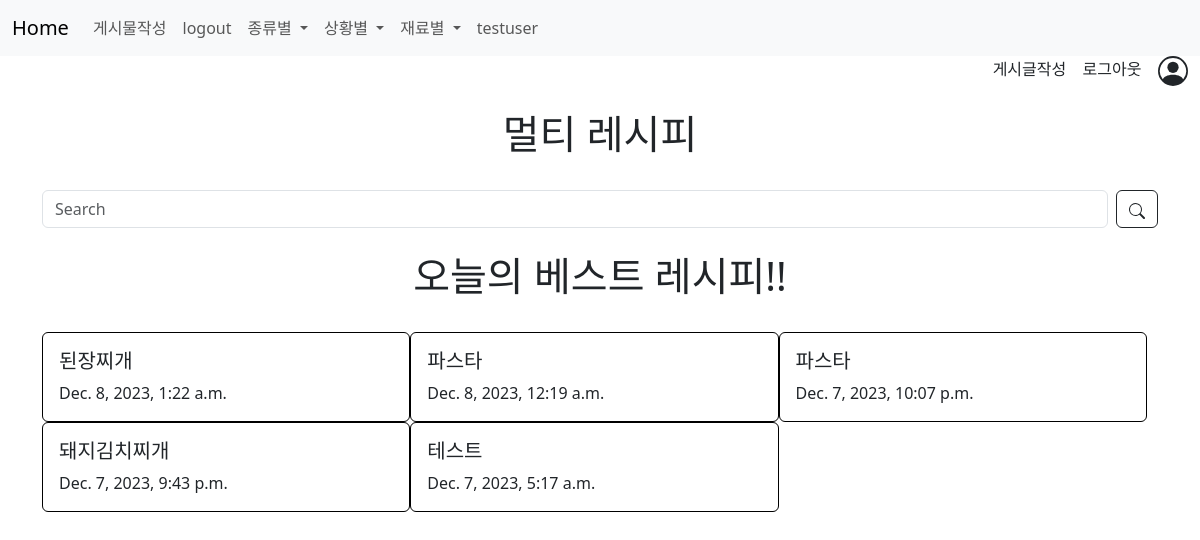
Page /posts/ (signed in) on the committed database.
### accounts/models.py (models this page shows)
class User(AbstractUser):
    pass

### posts/models.py (models this page shows, shortened)
class Post(models.Model):
    title = models.CharField(max_length=50)
    serving = models.IntegerField()
    created_at = models.DateTimeField(auto_now_add=True)
    updated_at = models.DateTimeField(auto_now=True)
    CATE_CHOICES1 = (('한식', '한식'), ('양식', '양식'), ('일식', '일식'), ('기타', '기타'))
    cate1 = models.CharField(
        max_length=10,
        choices = CATE_CHOICES1,
        default='한식',
    )
    CATE_CHOICES2 = (('모임용', '모임용'), ('원팬/스피디', '원팬/스피디'), ('술안주', '술안주'), ('일상', '일상'), ('다이어트', '다이어트'), ('디저트', '디저트'))
    cate2 = models.CharField(
        max_length=10,
        choices = CATE_CHOICES2,
        default='모임용',
    )
    CATE_CHOICES3 = (('소고기' ,'소고기'),('돼지고기' ,'돼지고기'),('닭고기' ,'닭고기'),('육류' ,'육류'),('채소' ,'채소'),('생선' ,'생선'),('해물' ,'해물'),('쌀' ,'쌀'),('밀가루' ,'밀가루'),('면' ,'면'),('콩/견과류' ,'콩/견과류'),('달걀/유제품' ,'달걀/유제품'),('가공식품류' ,'가공식품류'),('기타' ,'기타'))
    cate3 = models.CharField(
        max_length=10,
        choices = CATE_CHOICES3,
        default='기타',
    )
    user = models.ForeignKey(settings.AUTH_USER_MODEL, on_delete=models.CASCADE)

### posts/views.py (the view)
# urls.py: path('', views.index, name='index'),
def index(request):
    posts = Post.objects.all().order_by('-id')
    context = {
        'posts': posts,
    }
    return render(request, 'index.html', context)

### posts/templates/index.html (shortened to what this page needs)
{% extends 'base.html' %}
{% block body %}
<form class="d-flex" method="POST" action="{% url 'posts:search' %}">
  <input class="form-control me-2" type="search" placeholder="Search" name="searched" aria-label="Search">
  <button class="btn btn-outline-dark" type="submit">
  </button>
</form>
<br>
<div class="container text-center">
<h1> 오늘의 베스트 레시피!! </h1>
</div>
<br>
{% for post in posts %}
  <div class="card" style="border: 1px solid black; float: left; width: 33%;">
    <div class="card-body">
      <h5 class="card-title">{{post.title}}</h5>
      <p class="card-text">{{post.created_at}}</p>
    </div>
  </div>
{% endfor %}
{% endblock %}

### templates/_nav.html (shortened to what this page needs)
<nav class="navbar navbar-expand-lg bg-body-tertiary">
  <div class="container-fluid">
    <a class="navbar-brand" href="{% url 'posts:index' %}">Home</a>
    <div class="collapse navbar-collapse" id="navbarNavAltMarkup">
      <div class="navbar-nav">
        {% if user.is_authenticated %}
            <a class="nav-link" href="{% url 'posts:create' %}">게시물작성</a>
            <a class="nav-link" href="{% url 'accounts:logout' %}">logout</a>
          <li class="nav-item dropdown">
            <a class="nav-link dropdown-toggle" href="#" role="button" data-bs-toggle="dropdown" aria-expanded="false">
              종류별
            </a>
          </li>
          <li class="nav-item dropdown">
            <a class="nav-link dropdown-toggle" href="#" role="button" data-bs-toggle="dropdown" aria-expanded="false">
              상황별
            </a>
          </li>
          <li class="nav-item dropdown">
            <a class="nav-link dropdown-toggle" href="#" role="button" data-bs-toggle="dropdown" aria-expanded="false">
              재료별
            </a>
          </li>
          <a class="nav-link" href="{% url 'accounts:mypage' %}">{{user}}</a>
        {% else %}
        <a class="nav-link" href="{% url 'accounts:signup' %}">Signup</a>
        <a class="nav-link" href="{% url 'accounts:login' %}">login</a>
        {% endif %}
      </div>
    </div>
  </div>
</nav>

### rows in the picture
User: username "testuser"
Post: title "된장찌개", created_at "Dec. 8, 2023, 1:22 a.m."
Post: title "파스타", created_at "Dec. 8, 2023, 12:19 a.m."
Post: title "파스타", created_at "Dec. 7, 2023, 10:07 p.m."
Post: title "돼지김치찌개", created_at "Dec. 7, 2023, 9:43 p.m."
Post: title "테스트", created_at "Dec. 7, 2023, 5:17 a.m."
